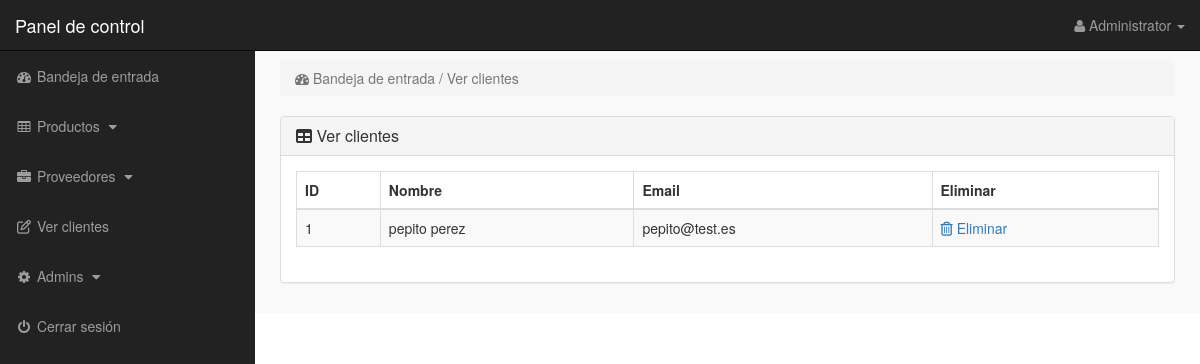
Page /admin_area/index.php?view_customers (signed in) on the committed database.
### tables this page shows
CREATE TABLE `customers` (
  `customer_id` int(10) NOT NULL AUTO_INCREMENT,
  `customer_name` text NOT NULL,
  `customer_email` text NOT NULL, 
  `customer_password` text NOT NULL,
  PRIMARY KEY (`customer_id`)    
);

### admin_area/view_customers.php (the view, shortened to what this page needs)
<?php
if (!isset($_SESSION['admin_email'])) {
    echo "<script>window.open('login.php','_self')</script>";
} else {
?>
    <div class="row">
        <div class="col-lg-12">
            <ol class="breadcrumb">
                <li class="active">
                    <i class="fa fa-dashboard"></i> Bandeja de entrada / Ver clientes
                </li>
            </ol>
        </div>
    </div>
    <div class="row">
        <div class="col-lg-12">
            <div class="panel panel-default">
                <div class="panel-heading">
                    <h3 class="panel-title">
                        <i class="fa-solid fa-table"></i></i> Ver clientes
                    </h3>
                </div>
                <div class="panel-body">
                    <div class="table-responsive">
                        <table class="table table-bordered table-hover table-striped">
                            <thead>
                                <tr>
                                    <th>ID</th>
                                    <th>Nombre</th>
                                    <th>Email</th>
                                    <th>Eliminar</th>
                                </tr>
                            </thead>
                            <tbody>
                                <?php
                                $get_c = "select * from customers";
                                $run_c = mysqli_query($db, $get_c);
                                while ($row_c = mysqli_fetch_array($run_c)) {
                                    $c_id = $row_c['customer_id'];
                                    $c_name = $row_c['customer_name'];
                                    $c_email = $row_c['customer_email'];
                                ?>
                                    <tr>
                                        <td><?php echo $c_id; ?></td>
                                        <td><?php echo $c_name; ?></td>
                                        <td><?php echo $c_email; ?></td>
                                        <td>
                                            <a href="index.php?delete_customer=<?php echo $c_id; ?>">
                                                <i class="fa fa-trash-o"></i> Eliminar
                                            </a>
                                        </td>
                                    </tr>
                                <?php } ?>
                            </tbody>
                        </table>
                    </div>
                </div>
            </div>
        </div>
    </div>
<?php } ?>

### admin_area/includes/sidebar.php (shortened to what this page needs)
<?php
if(!isset($_SESSION['admin_email'])){
echo "<script>window.open('login.php','_self')</script>";
}
else {
?>
<nav class="navbar navbar-inverse navbar-fixed-top" >
<div class="navbar-header" >
<a class="navbar-brand" href="index.php?dashboard" >Panel de control</a>
</div>
<ul class="nav navbar-right top-nav" >
<li class="dropdown" >
<a href="#" class="dropdown-toggle" data-toggle="dropdown" >
<i class="fa fa-user" ></i>
<?php echo $admin_name; ?> <b class="caret" ></b>
</a>
</li>
</ul>
<div class="collapse navbar-collapse navbar-ex1-collapse">
<ul class="nav navbar-nav side-nav">
<li>
<a href="index.php?dashboard">
<i class="fa fa-fw fa-dashboard"></i> Bandeja de entrada
</a>
</li>
<li>
<a href="#" data-toggle="collapse" data-target="#products">
<i class="fa fa-fw fa-table"></i> Productos
<i class="fa fa-fw fa-caret-down"></i>
</a>
</li>
<li>
<a href="#" data-toggle="collapse" data-target="#manufacturers">
<i class="fa fa-fw fa-briefcase"></i> Proveedores
<i class="fa fa-fw fa-caret-down"></i>
</a>
</li>
<li>
<a href="index.php?view_customers">
<i class="fa fa-fw fa-edit"></i> Ver clientes
</a>
</li>
<li>
<a href="#" data-toggle="collapse" data-target="#users">
<i class="fa fa-fw fa-gear"></i> Admins
<i class="fa fa-fw fa-caret-down"></i>
</a>
</li>
<li>
<a href="logout.php">
<i class="fa fa-fw fa-power-off"></i> Cerrar sesión
</a>
</li>
</ul>
</div>
</nav>
<?php } ?>

### admin_area/css/style.css (style rules this page uses)
body { margin-top:100px; }
@media (min-width: 768px) { body { margin-top:50px; } }
.top-nav { padding:0 15px; }
.top-nav>li { display:inline-block; float:left; }
.top-nav>li>a { padding-top:15px; padding-bottom:15px; line-height:20px; color:#999; }
@media (min-width: 768px) { .side-nav { position:fixed; top:51px; width:255px; border-radius:0; overflow-y:auto; background-color: #222; bottom:0; overflow-x:hidden; padding-bottom:40px; } }
@media (min-width: 768px) { .side-nav>li>a { width:255px; } }
.panel-body { border-radius:5px; }

### rows in the picture
customers: customer_id "1", customer_name "pepito perez", customer_email "pepito@test.es"

### other values in the picture
$admin_name "Administrator"
